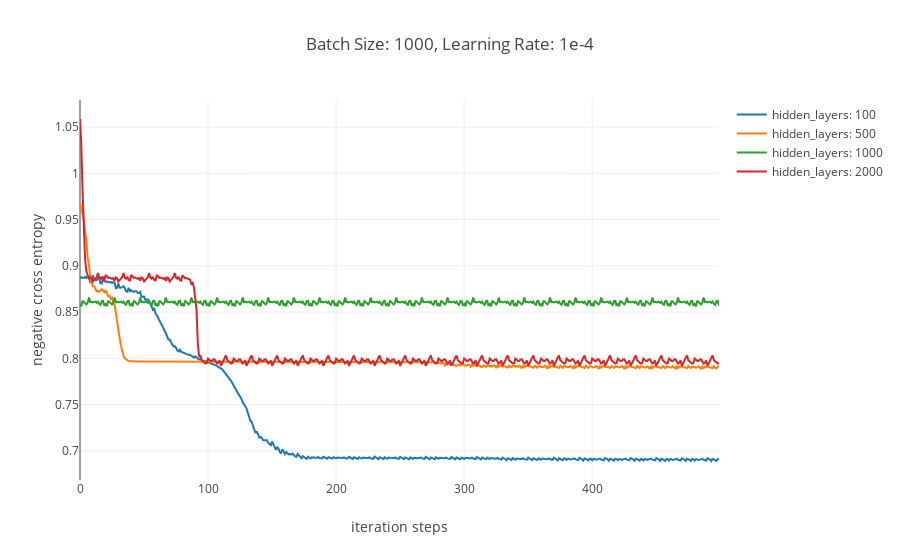

This figure's notebook cell:
### Code cell
data = [go.Scatter(x=np.arange(2000),
                   y=np.array(dnn_features_estimator[0].loss),
                   mode="lines",
                   name="hidden_layers: 100"),
        go.Scatter(x=np.arange(2000),
                   y=np.array(dnn_features_estimator[1].loss),
                   mode="lines",
                   name="hidden_layers: 500"),
        go.Scatter(x=np.arange(2000),
                   y=np.array(dnn_features_estimator[2].loss),
                   mode="lines",
                   name="hidden_layers: 1000"),
        go.Scatter(x=np.arange(2000),
                   y=np.array(dnn_features_estimator[3].loss),
                   mode="lines",
                   name="hidden_layers: 2000"),
       ]
layout = go.Layout(
    title='Batch Size: 1000, Learning Rate: 1e-4',
    xaxis=dict(
        title='iteration steps',
    ),
    yaxis=dict(
        title='negative cross entropy'
    )
)
fig = go.Figure(data=data, layout=layout)
iplot(fig)

### Figure 1 — Plotly figure (JSON) as saved in the notebook; plotly's stock layout.template omitted (floating-point values rounded to 4 significant figures; data arrays with more than 128 entries replaced by an {"elided": "..."} marker saying what was removed)
{"data": [{"mode": "lines", "name": "hidden_layers: 100", "type": "scatter", "x": {"elided": "2000 int values"}, "y": {"elided": "500 float values"}}, {"mode": "lines", "name": "hidden_layers: 500", "type": "scatter", "x": {"elided": "2000 int values"}, "y": {"elided": "500 float values"}}, {"mode": "lines", "name": "hidden_layers: 1000", "type": "scatter", "x": {"elided": "2000 int values"}, "y": {"elided": "500 float values"}}, {"mode": "lines", "name": "hidden_layers: 2000", "type": "scatter", "x": {"elided": "2000 int values"}, "y": {"elided": "500 float values"}}], "layout": {"title": "Batch Size: 1000, Learning Rate: 1e-4", "xaxis": {"title": "iteration steps"}, "yaxis": {"title": "negative cross entropy"}}}
